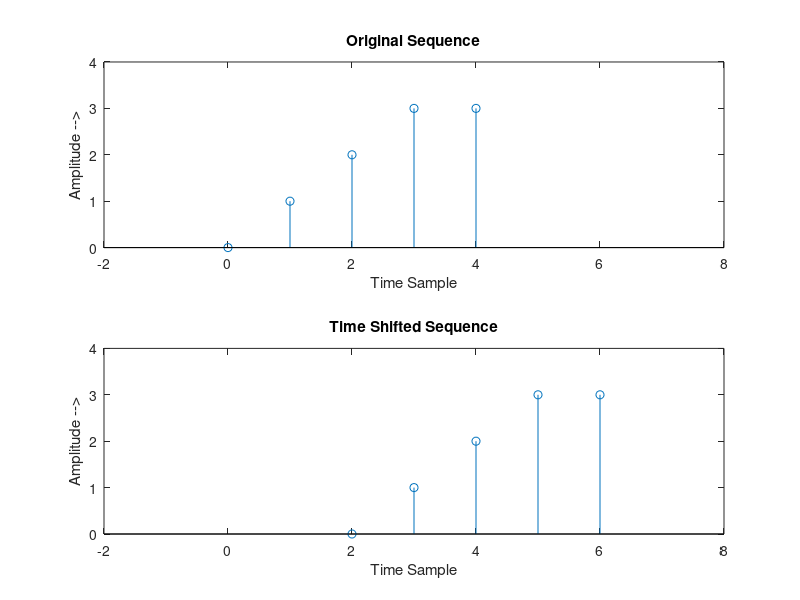

The MATLAB script that drew this image:
clc;
close all;
clear all;

n = 0:4;
x =[0 1 2 3 3];
subplot(2,1,1);
stem(n,x);
xlabel('Time Sample'); ylabel('Amplitude -->');
title('Original Sequence');
axis([-2 8 0 4]);

m = n+2;
subplot(2,1,2);
stem(m,x);
xlabel('Time Sample'); ylabel('Amplitude -->');
title('Time Shifted Sequence');
axis([-2 8 0 4]);